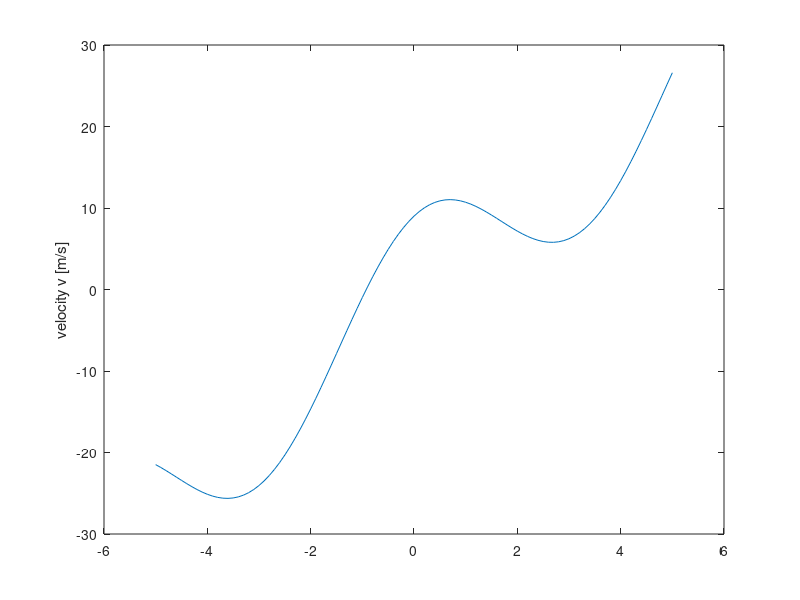

This chart was generated by the following MATLAB code:
% a.) Random matrix
Random_Mat = rand(3,3)
% b.)
% rank of matrix
Determ = det(Random_Mat)
Rank = rank(Random_Mat)
% Dimension of Matrix
Dimen = size(Random_Mat)
% Maximum and Minimum of Matrix numbers
Max = max(max(Random_Mat))
Min = min(min(Random_Mat))
% c.) Solving linear equations
% cconvert the linear system in matrices
A = [2,5,-9,3;5,6,-4,2;3,-4,2,7;11,7,4,-8]
B = [151;103;16;-32]
% the solving vector
X = linsolve(A,B)
% d.) volume and surface of a phere with r = 15
r = 15
%surface
A = 4*pi*r^2
% Volume
V = 4/3*pi*r^3
% circle
% radius
U = 128
R = U/(2*pi)
A = pi*R^2
% Plotting in MATLAB
% 3 a.)
x = -5:0.1:5;
y_1 = 7*x.^3 + 5*x.^2 -10;
plot(x,y_1)
% b.)
y_2 = 3*log(x)-4*exp(x);
plot(x,y_2)
plot(x,y_1)
% c.)
y_3 = 5*x + sin(x) +9*cos(x);
plot(x,y_3)
plot(x,y_1,y_2,y_3)
plot(x,y_1,y_2,y_3)
plot(x,y_1,x,y_2,x,y_3)
ylabel('velocity v [m/s]');
xlabel('angle \phi [Grad]')
plot(x,y_3)
xlabel('angle \phi [Grad]');
ylabel('velocity v [m/s]');
plot(x,y_3)
p = plot(x,y_3)
ylabel('velocity v [m/s]');
% fertig
